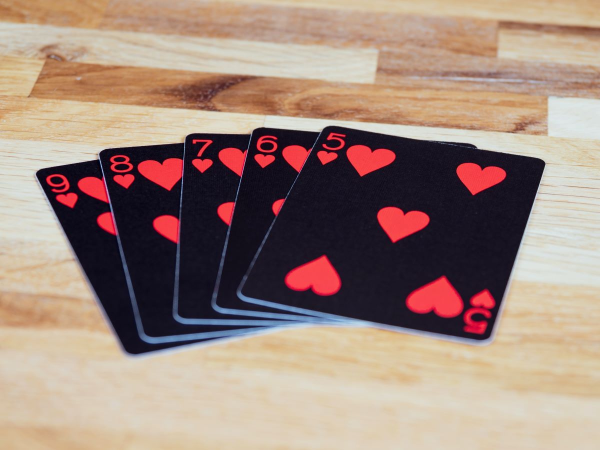
#> input picture openCV/images/cards.jpg, 1200 x 900 px, found by its file name (shown at 1/2 size)
$ python warp_prespective.py
#> lines starting #> are read from the running program, lines starting #| are printed output that depends on the picture
"""
using warp prespective to get an birds eye view

"""


import cv2
import numpy as np

img = cv2.imread("images/cards.jpg")
#> img is the input picture: shape (900, 1200, 3); mean B, G, R 124.4, 136.1, 159.8

# size of card
width,height = 250,350

# define 4 corner points of card
# ([[Top left],[Top right],[Bottom right],[Bottom left]]) points in img
pts1 = np.float32([[656, 251],[1087, 318], [482, 594], [970, 682]])
# defining where the points are on the img
pts2 = np.float32([[0, 0], [width, 0], [0, height], [width, height]])
# matrix
matrix = cv2.getPerspectiveTransform(pts1,pts2)

img_output = cv2.warpPerspective(img,matrix,(width,height))
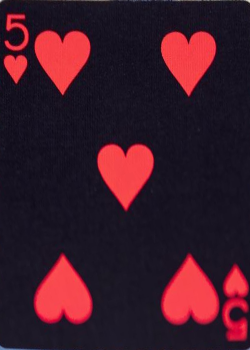
#> img_output: shape (350, 250, 3); mean B, G, R 39.9, 25.9, 61


cv2.imshow("Output", img)
cv2.imshow("warped Output", img_output)

cv2.waitKey(0)
